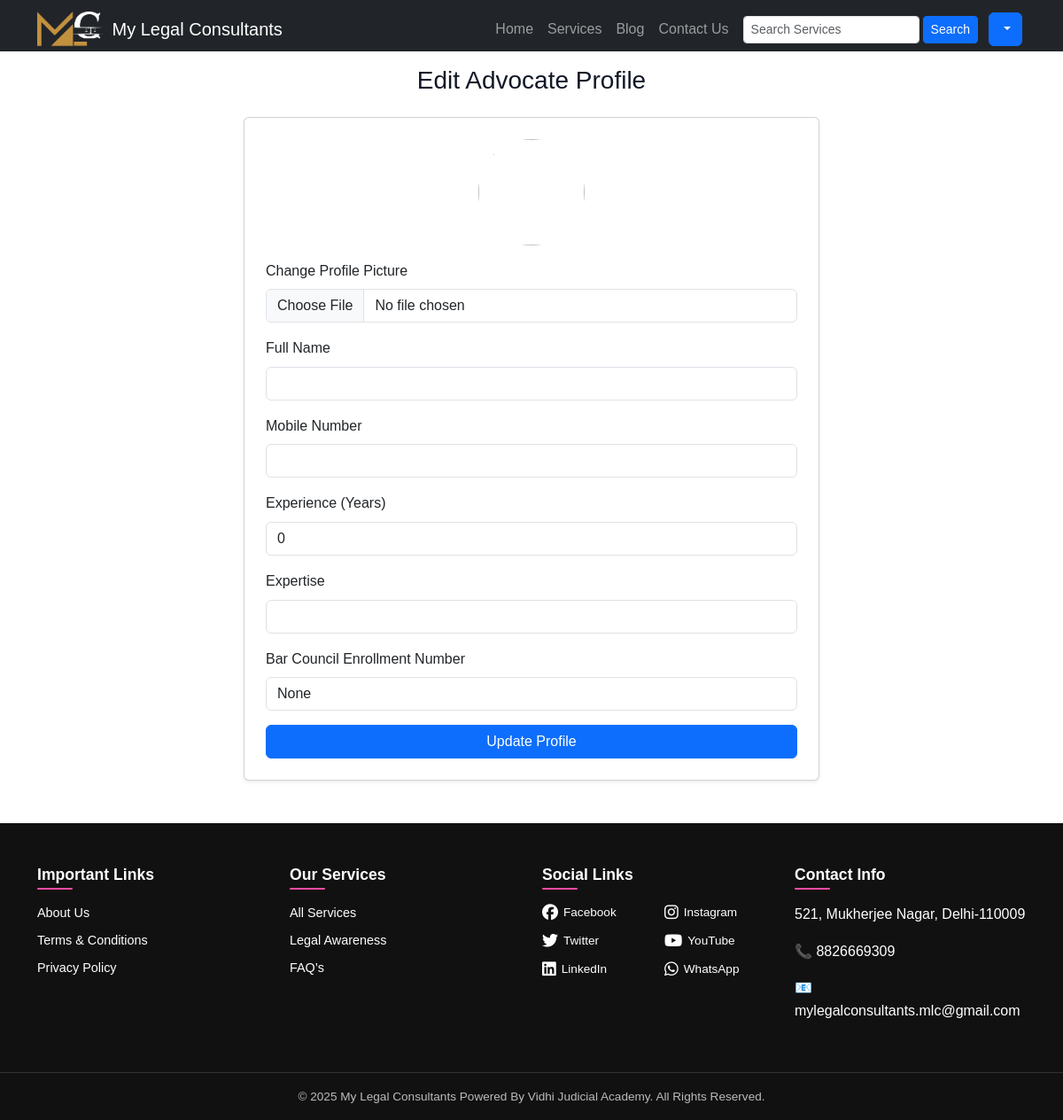
The page /edit-profile/ (signed in) on the database its author committed.
### core/models.py (models this page shows, shortened)
class User(AbstractUser):
    USER_TYPE_CHOICES = (
        ('client', 'Client'),
        ('advocate', 'Advocate'),
    )
    user_type = models.CharField(max_length=10, choices=USER_TYPE_CHOICES, blank=True, default='client')
    mobile_number = models.CharField(max_length=15, blank=True, default='')
    address = models.TextField(blank=True, default='')
    state = models.CharField(max_length=50, blank=True, default='')
    city = models.CharField(max_length=50, blank=True, default='')
    profile_pic = models.ImageField(upload_to='profile_pics/', blank=True, null=True)
    enrollment_number = models.CharField(max_length=50, blank=True, null=True)
    bar_council_id = models.FileField(upload_to='bar_council_ids/', blank=True, null=True)
    experience = models.IntegerField(default=0, blank=True)
    expertise = models.CharField(max_length=200, blank=True, default='')
    document = models.FileField(upload_to='advocate_docs/', blank=True, null=True)

class SiteSettings(models.Model):
    site_name = models.CharField(max_length=200, default="My Legal Consultants")
    facebook = models.URLField(blank=True, null=True)
    instagram = models.URLField(blank=True, null=True)
    twitter = models.URLField(blank=True, null=True)
    youtube = models.URLField(blank=True, null=True)
    linkedin = models.URLField(blank=True, null=True)
    whatsapp = models.CharField(max_length=50, blank=True, null=True)
    address = models.TextField(blank=True, null=True)
    phone = models.CharField(max_length=20, blank=True, null=True)
    email = models.EmailField(blank=True, null=True)
    class Meta:
        verbose_name = "Footer Settings"
        verbose_name_plural = "Footer Settings"

### core/views.py (the view, shortened to what this page needs)
# urls.py: path('edit-profile/', views.edit_profile, name='edit_profile'),
@login_required
def edit_profile(request):
    user = request.user
    if user.user_type == 'client':
        response = render(request, 'core/edit_client_profile.html', {'user': user})
    else:
        response = render(request, 'core/edit_advocate_profile.html', {'user': user})
    response['X-Robots-Tag'] = 'noindex, nofollow'
    return response

### core/context_processors.py (called while the page is built)
def user_flags(request):
    user = request.user
    if user.is_authenticated:
        return {
            'is_client': user.user_type == 'client',
            'is_advocate': user.user_type == 'advocate',
            'support_email': 'support@mylegalconsultants.in',
            'support_contact': '+91-9876543210',
        }
    return {
        'support_email': 'support@mylegalconsultants.in',
        'support_contact': '+91-9876543210',
    }

def footer_settings(request):
    settings = SiteSettings.objects.first()
    return {
        "footer_settings": settings
    }

### core/templates/core/edit_advocate_profile.html (shortened to what this page needs)
{% extends 'core/base.html' %}
{% load static %}
{% block content %}
<div class="container mt-3 mb-5">
    <h3 class="text-center mb-4">Edit Advocate Profile</h3>
    <div class="card shadow-sm p-4 mx-auto" style="max-width: 650px;">
        <form method="POST" enctype="multipart/form-data">
            <div class="text-center mb-3">
                {% if user.profile_pic %}
                    <img src="{{ user.profile_pic.url }}" class="rounded-circle" width="120" height="120" style="object-fit: cover;">
                {% else %}
                    <img src="{% static 'images/default-user.png' %}" class="rounded-circle" width="120" height="120">
                {% endif %}
            </div>
            <div class="mb-3">
                <label class="form-label">Change Profile Picture</label>
                <input type="file" class="form-control" name="profile_pic">
            </div>
            <div class="mb-3">
                <label class="form-label">Full Name</label>
                <input type="text" class="form-control" name="first_name" value="{{ user.first_name }}" required>
            </div>
            <div class="mb-3">
                <label class="form-label">Mobile Number</label>
                <input type="text" class="form-control" name="mobile_number" value="{{ user.mobile_number }}">
            </div>
            <div class="mb-3">
                <label class="form-label">Experience (Years)</label>
                <input type="number" class="form-control" name="experience" value="{{ user.experience }}">
            </div>
            <div class="mb-3">
                <label class="form-label">Expertise</label>
                <input type="text" class="form-control" name="expertise" value="{{ user.expertise }}">
            </div>
            <div class="mb-3">
                <label class="form-label">Bar Council Enrollment Number</label>
                <input type="text" class="form-control" name="enrollment_number" value="{{ user.enrollment_number }}">
            </div>
            <button type="submit" class="btn btn-primary w-100">Update Profile</button>
        </form>
    </div>
</div>
{% endblock %}

### core/templates/core/base.html (shortened to what this page needs)
{% load static %}
<!DOCTYPE html>
<html lang="en">
<head>
    <link href="https://cdn.jsdelivr.net/npm/bootstrap@5.3.1/dist/css/bootstrap.min.css" rel="stylesheet">
    <link rel="stylesheet" href="{% static 'css/style.css' %}">
    <link rel="stylesheet" href="https://cdnjs.cloudflare.com/ajax/libs/font-awesome/6.5.0/css/all.min.css">
</head>
<body class="{% block body_class %}{% endblock %}">
    <nav class="navbar navbar-expand-lg navbar-dark bg-dark">
        <div class="container">
            <a class="navbar-brand d-flex align-items-center" href="{% url 'home' %}">
                <img src="{% static 'images/logo.png' %}" alt="Logo" height="40" class="me-2">
                <span>My Legal Consultants</span>
            </a>
            <div class="collapse navbar-collapse" id="navbarNav">
                <ul class="navbar-nav ms-auto align-items-center">
                    <li class="nav-item">
                        <a class="nav-link" href="{% url 'home' %}">Home</a>
                    </li>
                    <li class="nav-item">
                        <a class="nav-link" href="{% url 'all_services' %}">Services</a>
                    </li>
                    <li class="nav-item">
                        <a class="nav-link" href="{% url 'blog_list' %}">Blog</a>
                    </li>
                    <li class="nav-item">
                        <a class="nav-link" href="{% url 'contact_us' %}">Contact Us</a>
                    </li>
                    <li class="nav-item mx-2">
                        <form class="d-flex" method="get" action="{% url 'all_services' %}">
                            <input class="form-control form-control-sm me-1" type="search" name="q" placeholder="Search Services" aria-label="Search">
                            <button class="btn btn-primary btn-sm" type="submit">Search</button>
                        </form>
                    </li>
                    {% if not user.is_authenticated %}
                    <li class="nav-item mx-1">
                        <a class="btn btn-outline-light" href="{% url 'login' %}">Login</a>
                    </li>
                    <li class="nav-item dropdown mx-1 desktop-register-btn">
                        <a class="btn btn-primary dropdown-toggle" href="#" role="button" data-bs-toggle="dropdown" aria-expanded="false">
                            Register
                        </a>
                        <ul class="dropdown-menu dropdown-menu-end" aria-labelledby="registerDropdown">
                            <li><a class="dropdown-item" href="{% url 'register_client' %}">Register as Client</a></li>
                            <li><a class="dropdown-item" href="{% url 'register_advocate' %}">Register as Advocate</a></li>
                        </ul>
                    </li>
                    {% else %}
                    <li class="nav-item dropdown mx-1">
                        <a class="btn btn-primary dropdown-toggle" href="#" role="button" data-bs-toggle="dropdown">
                        </a>
                    </li>
                    {% endif %}
                </ul>
            </div>
        </div>
    </nav>
    <main class="container my-4">
        {% block content %}{% endblock %}
    </main>
<footer class="footer-section mt-5 pt-5">
    <div class="container">
        <div class="row">
            <div class="col-md-3 mb-4">
                <h5 class="footer-title">Important Links</h5>
                <ul class="footer-list">
                    <li><a href="{% url 'about_us' %}">About Us</a></li>
                    <li><a href="{% url 'terms_and_conditions' %}">Terms & Conditions</a></li>
                    <li><a href="{% url 'privacy_policy' %}">Privacy Policy</a></li>
                </ul>
            </div>
            <div class="col-md-3 mb-4">
                <h5 class="footer-title">Our Services</h5>
                <ul class="footer-list">
                    <li><a href="{% url 'all_services' %}">All Services</a></li>
                    <li><a href="{% url 'blog_list' %}">Legal Awareness</a></li>
                    <li><a href="{% url 'contact_us' %}">FAQ’s</a></li>
                </ul>
            </div>
            <div class="col-md-3 mb-4">
                <h5 class="footer-title">Social Links</h5>
                <div class="social-grid-2x3">
                    {% if footer_settings.facebook %}
                    <a href="{{ footer_settings.facebook }}" target="_blank"><i class="fab fa-facebook"></i> Facebook</a>
                    {% endif %}
                    {% if footer_settings.instagram %}
                    <a href="{{ footer_settings.instagram }}" target="_blank"><i class="fab fa-instagram"></i> Instagram</a>
                    {% endif %}
                    {% if footer_settings.twitter %}
                    <a href="{{ footer_settings.twitter }}" target="_blank"><i class="fab fa-twitter"></i> Twitter</a>
                    {% endif %}
                    {% if footer_settings.youtube %}
                    <a href="{{ footer_settings.youtube }}" target="_blank"><i class="fab fa-youtube"></i> YouTube</a>
                    {% endif %}
                    {% if footer_settings.linkedin %}
                    <a href="{{ footer_settings.linkedin }}" target="_blank"><i class="fab fa-linkedin"></i> LinkedIn</a>
                    {% endif %}
                    {% if footer_settings.whatsapp %}
                    <a href="https://wa.me/{{ footer_settings.whatsapp }}" target="_blank"><i class="fab fa-whatsapp"></i> WhatsApp</a>
                    {% endif %}
                </div>
            </div>
            <div class="col-md-3 mb-4">
                <h5 class="footer-title">Contact Info</h5>
                <p>{{ footer_settings.address }}</p>
                <p><strong>📞</strong> {{ footer_settings.phone }}</p>
                <p><strong>📧</strong> {{ footer_settings.email }}</p>
            </div>
        </div>
    </div>
    <div class="footer-bottom text-center py-3 mt-3">
        © {% now "Y" %} My Legal Consultants Powered By Vidhi Judicial Academy. All Rights Reserved.
    </div>
</footer>
</body>
</html>

### static/css/style.css (style rules this page uses)
* { margin: 0; padding: 0; box-sizing: border-box; }
html, body { width: 100%; max-width: 100%; overflow-x: hidden !important; }
body { font-family: "Poppins", sans-serif; background-color: #ffffff; color: #111827; line-height: 1.6; }
.navbar { margin-bottom: 0 !important; padding-bottom: 0 !important; }
.navbar + * { margin-top: 0 !important; padding-top: 0 !important; }
@media (min-width: 769px) { .navbar { margin-bottom: 0 !important; padding-bottom: 0 !important; } }
@media (min-width: 769px) { .navbar + * { margin-top: 0 !important; padding-top: 0 !important; } }
.footer-section { background-color: #111; color: #fff !important; }
.footer-title { font-size: 1.1rem; font-weight: 600; margin-bottom: 15px; color: #fff; }
.footer-list { list-style: none; padding: 0; }
.footer-list li { margin-bottom: 8px; font-size: 0.9rem; }
.footer-list li a { text-decoration: none; color: #d1d5db; transition: 0.3s; }
.footer-bottom { border-top: 1px solid #333; padding-top: 15px; color: #bbb; font-size: 0.85rem; }
.social-grid-2x3 { display: grid; grid-template-columns: repeat(2, 1fr); gap: 10px 15px; }
.social-grid-2x3 a { display: flex; align-items: center; gap: 6px; color: #ddd; text-decoration: none; font-size: 0.85rem; transition: 0.3s ease; white-space: nowrap; }
.social-grid-2x3 i { font-size: 18px; }
.footer-section p, .footer-section li, .footer-section a { color: #fff !important; }
.footer-section strong { color: #ff4da6 !important; }
.footer-title { position: relative; padding-bottom: 6px; }
.footer-title::after { content: ""; position: absolute; left: 0; bottom: 0; width: 40px; height: 2px; background-color: #ff4da6; border-radius: 2px; }

### rows shown on the page
User: experience "0", enrollment_number "None"
SiteSettings: address "521, Mukherjee Nagar, Delhi-110009", phone "8826669309", email "mylegalconsultants.mlc@gmail.com"
